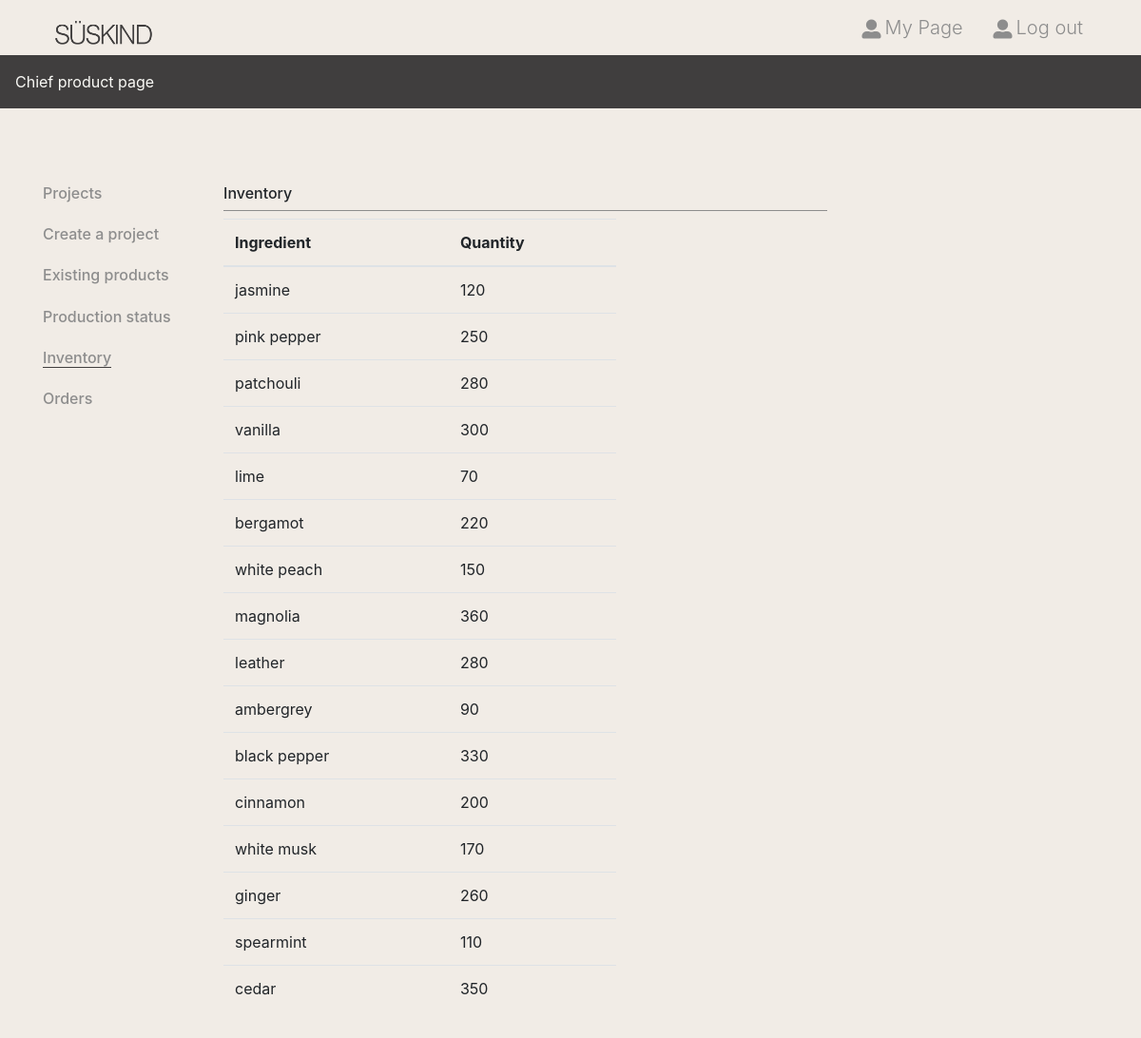
The app's page /cp-stock with its own data.
### tables this page shows
CREATE TABLE "ingredient" (
	"id"	INTEGER,
	"name"	TEXT,
	"quantity"	INTEGER,
	PRIMARY KEY("id" AUTOINCREMENT)
);

### app.py (the view)
@app.route('/cp-stock')
def cp_stock():
    ingredients_data = get_ingredients()
    return render_template('cp-stock.html', ingredients=ingredients_data)

### app.py (called while the page is built)
def get_ingredients():
    conn = sqlite3.connect('BDD.db')
    cursor = conn.cursor()
    cursor.execute("SELECT * FROM ingredient")
    ingredients = cursor.fetchall()
    conn.close()
    return [{'id': row[0], 'name': row[1], 'quantity': row[2]} for row in ingredients]

### templates/cp-stock.html (shortened to what this page needs)
<!DOCTYPE html>
<html lang="en">
<head>
    <link rel="stylesheet" href="../static/css/all.css">
    <link rel="stylesheet" href="https://cdnjs.cloudflare.com/ajax/libs/font-awesome/5.14.0/css/all.min.css" />
</head>
<body>
    <header class="position-relative">
        <div class="container">
            <nav class="d-flex justify-content-between align-items-center mb-40px mb-md-0">
                <h1 class="m-0"><a href="/" class="d-block">Süskind</a></h1>
                <ul class="header_menu d-none d-lg-flex justify-content-between m-0">
                    <li>
                        <a class="h5 d-flex align-items-center text-dark font-weight-light mb-0 p-3" href="chief-product">
                            <i class="fas fa-user-alt mr-1"></i>
                            <p class="m-0">My Page</p>
                        </a>
                    </li>
                    <li>
                        <a class="h5 d-flex align-items-center text-dark text-center font-weight-light mb-0 p-3" href="login">
                            <i class="fas fa-user-alt mr-1"></i>
                            <p class="m-0">Log out</p>
                        </a>
                    </li>
                </ul>
            </nav>
        </div>
    </header>
    <div class="product_category bg-primary d-none d-lg-flex mb-80px">
            <ul class="d-flex m-0 p-0">
                <li><a class="d-block text-white p-3 text-center">Chief product page</a></li>
            </ul>
    </div>
    <div class="member_content">
        <div class="container">
            <div class="row flex-lg-row-reverse">
                <div class="col-12 col-lg-3 text-dark"></div>
                <div class="col-12 col-lg-6 col-lg-7">
                    <h3 class="h6 border-dark border-bottom pb-2">Inventory</h3>
                    <div class="form-group row">
                        <div class="col-8">
                            <table class="table">
                                <thead>
                                    <tr>
                                        <th>Ingredient</th>
                                        <th>Quantity</th>
                                    </tr>
                                </thead>
                                <tbody>
                                    {% for ingredient in ingredients %}
                                        <tr>
                                            <td>{{ ingredient.name }}</td>
                                            <td>{{ ingredient.quantity }}</td>
                                        </tr>
                                    {% endfor %}
                                </tbody>
                            </table>
                        </div>
                    </div>
                </div>
                <div class="col-md-3 col-lg-2 d-none d-lg-block">
                    <h6 class="mb-4"><a href="chief-product" class="text-dark">Projects</a></h6>
                    <h6 class="mb-4"><a href="create-project" class="text-dark">Create a project</a></h6>
                    <h6 class="mb-4"><a href="cp-products" class="text-dark">Existing products</a></h6>
                    <h6 class="mb-4"><a href="cp-status" class="text-dark">Production status</a></h6>
                    <h6 class="mb-4"><a href="cp-stock" class="text-dark border-primary border-bottom">Inventory</a></h6>
                    <h6 class="mb-4"><a href="cp-order" class="text-dark">Orders</a></h6>
                </div>
            </div>
        </div>
    </div>
</body>
</html>

### records on screen
ingredient: name "jasmine", quantity "120"
ingredient: name "pink pepper", quantity "250"
ingredient: name "patchouli", quantity "280"
ingredient: name "vanilla", quantity "300"
ingredient: name "lime", quantity "70"
ingredient: name "bergamot", quantity "220"
ingredient: name "white peach", quantity "150"
ingredient: name "magnolia", quantity "360"
ingredient: name "leather", quantity "280"
ingredient: name "ambergrey", quantity "90"
ingredient: name "black pepper", quantity "330"
ingredient: name "cinnamon", quantity "200"
ingredient: name "white musk", quantity "170"
ingredient: name "ginger", quantity "260"
ingredient: name "spearmint", quantity "110"
ingredient: name "cedar", quantity "350"
